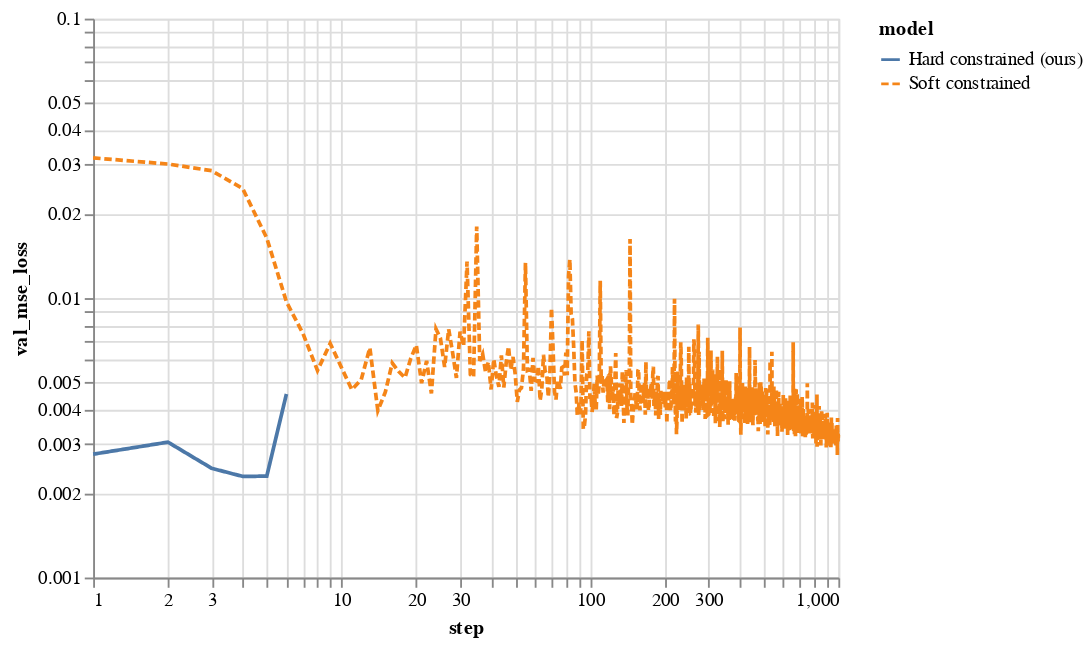

The notebook cell this image was saved under:
### Code cell
alt.Chart(source).mark_line().encode(
    x=alt.X('step', scale=alt.Scale(type='log')),
    y=alt.Y('val_mse_loss', scale=alt.Scale(type='log')),
    color='model',
    strokeDash='model',
)

### Figure 1 — Vega-Lite specification as saved in the notebook (floating-point values rounded to 4 significant figures; data arrays with more than 128 entries replaced by an {"elided": "..."} marker saying what was removed)
{"config": {"view": {"continuousWidth": 400, "continuousHeight": 300}}, "data": {"name": "data-4333ddd8c3d648bf9c7444859839ffd9"}, "mark": "line", "encoding": {"color": {"field": "model", "type": "nominal"}, "strokeDash": {"field": "model", "type": "nominal"}, "x": {"field": "step", "scale": {"type": "log"}, "type": "quantitative"}, "y": {"field": "val_mse_loss", "scale": {"type": "log"}, "type": "quantitative"}}, "$schema": "https://vega.github.io/schema/vega-lite/v4.17.0.json", "datasets": {"data-4333ddd8c3d648bf9c7444859839ffd9": {"elided": "1006 records"}}}
